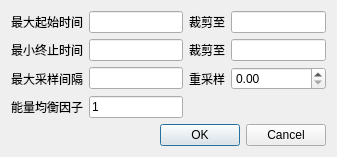
<?xml version="1.0" encoding="UTF-8"?>
<ui version="4.0">
 <class>XDlgCutDataLines</class>
 <widget class="QDialog" name="XDlgCutDataLines">
  <property name="geometry">
   <rect>
    <x>0</x>
    <y>0</y>
    <width>337</width>
    <height>156</height>
   </rect>
  </property>
  <property name="windowTitle">
   <string>整理二维测线</string>
  </property>
  <layout class="QGridLayout" name="gridLayout">
   <item row="0" column="0">
    <widget class="QLabel" name="label">
     <property name="text">
      <string>最大起始时间</string>
     </property>
    </widget>
   </item>
   <item row="1" column="2">
    <widget class="QLabel" name="label_4">
     <property name="text">
      <string>裁剪至</string>
     </property>
    </widget>
   </item>
   <item row="1" column="1">
    <widget class="QLineEdit" name="lineEditEZ">
     <property name="readOnly">
      <bool>true</bool>
     </property>
    </widget>
   </item>
   <item row="3" column="1">
    <widget class="QLineEdit" name="lineEditEng">
     <property name="text">
      <string>1</string>
     </property>
    </widget>
   </item>
   <item row="1" column="0">
    <widget class="QLabel" name="label_3">
     <property name="text">
      <string>最小终止时间</string>
     </property>
    </widget>
   </item>
   <item row="0" column="1">
    <widget class="QLineEdit" name="lineEditSZ">
     <property name="readOnly">
      <bool>true</bool>
     </property>
    </widget>
   </item>
   <item row="2" column="2">
    <widget class="QLabel" name="label_6">
     <property name="text">
      <string>重采样</string>
     </property>
    </widget>
   </item>
   <item row="3" column="0">
    <widget class="QLabel" name="label_7">
     <property name="text">
      <string>能量均衡因子</string>
     </property>
    </widget>
   </item>
   <item row="2" column="0">
    <widget class="QLabel" name="label_5">
     <property name="text">
      <string>最大采样间隔</string>
     </property>
    </widget>
   </item>
   <item row="2" column="1">
    <widget class="QLineEdit" name="lineEditIntv">
     <property name="readOnly">
      <bool>true</bool>
     </property>
    </widget>
   </item>
   <item row="0" column="3">
    <widget class="QLineEdit" name="lineEditNSZ"/>
   </item>
   <item row="1" column="3">
    <widget class="QLineEdit" name="lineEditNEZ"/>
   </item>
   <item row="0" column="2">
    <widget class="QLabel" name="label_2">
     <property name="text">
      <string>裁剪至</string>
     </property>
    </widget>
   </item>
   <item row="4" column="1">
    <spacer name="verticalSpacer">
     <property name="orientation">
      <enum>Qt::Vertical</enum>
     </property>
     <property name="sizeHint" stdset="0">
      <size>
       <width>20</width>
       <height>40</height>
      </size>
     </property>
    </spacer>
   </item>
   <item row="5" column="1" colspan="3">
    <widget class="QDialogButtonBox" name="buttonBox">
     <property name="standardButtons">
      <set>QDialogButtonBox::Cancel|QDialogButtonBox::Ok</set>
     </property>
    </widget>
   </item>
   <item row="2" column="3">
    <widget class="QDoubleSpinBox" name="doubleSpinBox"/>
   </item>
  </layout>
 </widget>
 <layoutdefault spacing="6" margin="11"/>
 <resources/>
 <connections>
  <connection>
   <sender>buttonBox</sender>
   <signal>accepted()</signal>
   <receiver>XDlgCutDataLines</receiver>
   <slot>accept()</slot>
   <hints>
    <hint type="sourcelabel">
     <x>172</x>
     <y>139</y>
    </hint>
    <hint type="destinationlabel">
     <x>114</x>
     <y>134</y>
    </hint>
   </hints>
  </connection>
  <connection>
   <sender>buttonBox</sender>
   <signal>rejected()</signal>
   <receiver>XDlgCutDataLines</receiver>
   <slot>reject()</slot>
   <hints>
    <hint type="sourcelabel">
     <x>273</x>
     <y>136</y>
    </hint>
    <hint type="destinationlabel">
     <x>242</x>
     <y>99</y>
    </hint>
   </hints>
  </connection>
 </connections>
</ui>
